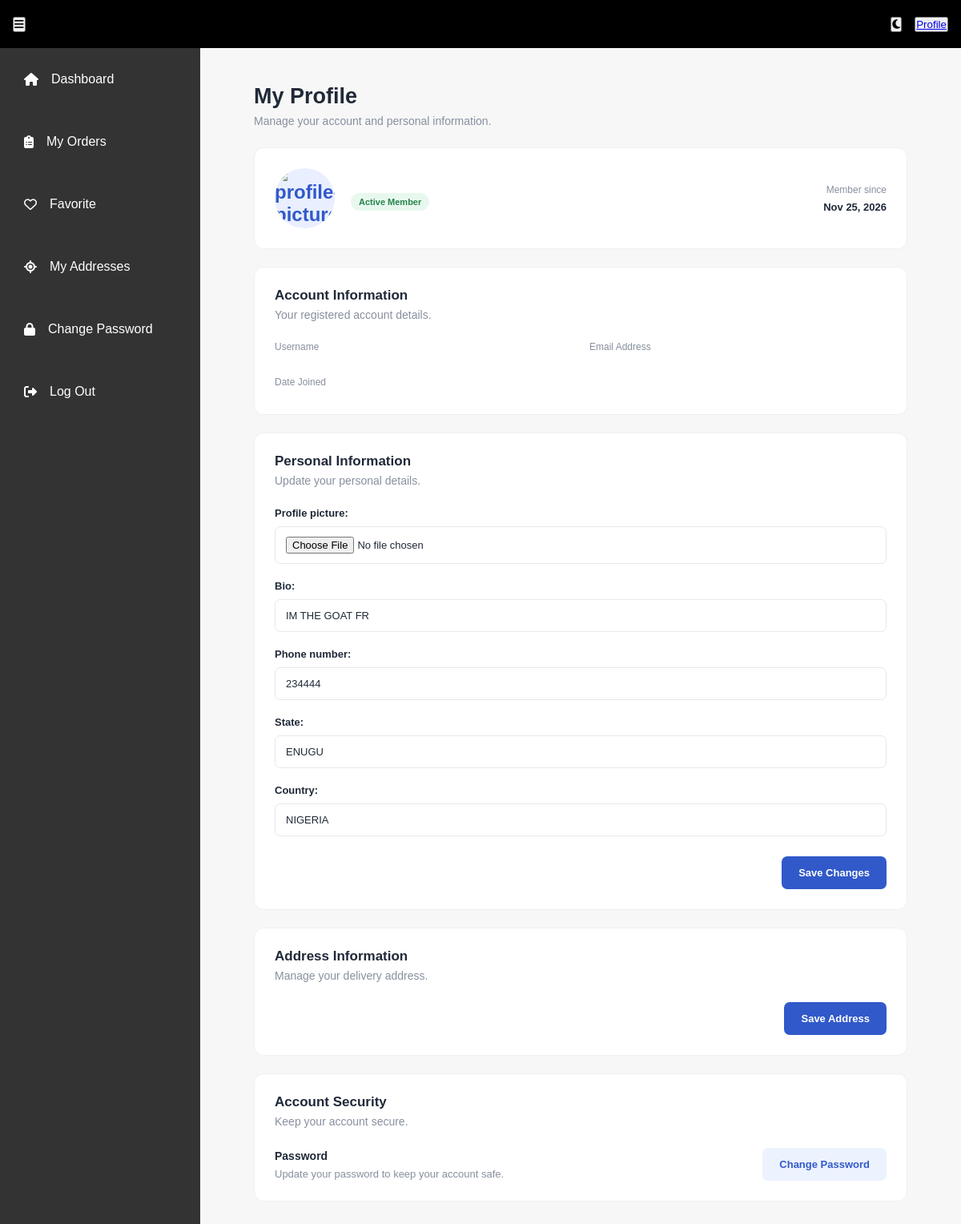
The page /accounts/profile/1/ on the database its author committed.
### users/models.py (models this page shows, shortened)
class Profile(models.Model):
    user = models.OneToOneField(User,on_delete=models.CASCADE,related_name="profile")
    profile_picture = models.FileField(null=True,blank=True,upload_to="profiles/")
    bio = models.CharField(max_length=450,null=True,blank=True)
    phone_number = models.CharField(null=True,blank=True)
    state = models.CharField(max_length=350,blank=True,null=True)
    country = models.CharField(max_length=350,blank=True,null=True)
    created_at = models.DateTimeField(auto_now_add=True)
    updated_at = models.DateTimeField(auto_now=True)

### users/profile.py (the view, shortened to what this page needs)
# urls.py: path("profile/<int:pk>/",profile.ProfileView.as_view(),name="profile"),
class ProfileView(UpdateView):
    model = Profile
    template_name = "profile.html"
    form_class = ProfileForm

### users/forms.py
class ProfileForm(forms.ModelForm):
    class Meta :
        model = Profile
        exclude = ["user"]

### core/context_processors.py (called while the page is built)
def global_site_data(request):
    ctx = {
    }
    return ctx

### users/templates/profile.html (shortened to what this page needs)
{% extends 'dashboard_base.html' %}
{% block content %}
<main class="main-content">
<div class="profile-page">
    <div class="profile-heading">
        <h1>My Profile</h1>
        <p>Manage your account and personal information.</p>
    </div>
    <section class="profile-card profile-header">
        <div class="profile-avatar">
            <img src="{{user.profile.display_photo}}" alt="profile-picture">
        </div>
        <div class="profile-header-info">
            <span class="member-badge">Active Member</span>
        </div>
        <div class="member-date">
            <span>Member since</span>
            <strong>{{object.created_at|date:"M d, Y"}}</strong>
        </div>
    </section>
    <section class="profile-card">
        <div class="section-heading">
            <div>
                <h2>Account Information</h2>
                <p>Your registered account details.</p>
            </div>
        </div>
        <div class="info-grid">
            <div class="info-item">
                <span>Username</span>
            </div>
            <div class="info-item">
                <span>Email Address</span>
            </div>
            <div class="info-item">
                <span>Date Joined</span>
            </div>
        </div>
    </section>
    <section class="profile-card">
        <div class="section-heading">
            <div>
                <h2>Personal Information</h2>
                <p>Update your personal details.</p>
            </div>
        </div>
        <form method="POST" action="" enctype="multipart/form-data">
            {{form.as_p}}
            <div class="form-actions">
                <button type="submit" class="save-btn">
                    Save Changes
                </button>
            </div>
        </form>
    </section>
    <section class="profile-card">
        <div class="section-heading">
            <div>
                <h2>Address Information</h2>
                <p>Manage your delivery address.</p>
            </div>
        </div>
        <form method="POST">
            <div class="form-actions">
                <button type="submit" class="save-btn">
                    Save Address
                </button>
            </div>
        </form>
    </section>
    <section class="profile-card">
        <div class="section-heading">
            <div>
                <h2>Account Security</h2>
                <p>Keep your account secure.</p>
            </div>
        </div>
        <div class="security-row">
            <div>
                <h3>Password</h3>
                <p>Update your password to keep your account safe.</p>
            </div>
            <a href="#" class="secondary-btn">
                Change Password
            </a>
        </div>
    </section>
</div>
</main>
{% endblock %}

### static/CSS/dashboard.css (style rules this page uses)
:root { --sidebar-width: 250px; --sidebar-collapsed-width: 70px; --transition-speed: 0.3s; --active-color: orange; }
body { margin: 0; font-family: sans-serif; display: flex; height: 100vh; overflow: hidden; transition: background-color var(--transition-speed); }
main.main-content { flex: 1; margin-left: var(--sidebar-width); padding: 2rem; padding-top: 70px; transition: margin-left var(--transition-speed); overflow-y: auto; overflow-x: hidden; }
.profile-page { width: 100%; max-width: 1100px; margin: auto; padding: 35px; color: #202938; }
.profile-heading { margin-bottom: 25px; }
.profile-heading h1 { font-size: 27px; margin-bottom: 7px; }
.profile-heading p, .section-heading p { color: #87909e; font-size: 14px; }
.profile-card { background: #fff; border: 1px solid #edf0f4; border-radius: 12px; padding: 25px; margin-bottom: 22px; }
.profile-header { display: flex; align-items: center; gap: 20px; }
.profile-avatar { width: 75px; height: 75px; min-width: 75px; border-radius: 50%; background: #e9efff; color: #3159c9; display: flex; align-items: center; justify-content: center; font-size: 24px; font-weight: 700; }
.profile-avatar img { width: 100%; height: 100%; border-radius: 50%; }
.profile-header-info { flex: 1; }
.member-badge { display: inline-block; background: #e9f8ef; color: #25834b; padding: 5px 10px; border-radius: 20px; font-size: 11px; font-weight: 600; }
.member-date { display: flex; flex-direction: column; gap: 7px; text-align: right; }
.member-date span, .info-item span { color: #87909e; font-size: 12px; }
.member-date strong, .info-item strong { font-size: 13px; }
.section-heading { margin-bottom: 25px; }
.section-heading h2 { font-size: 17px; margin-bottom: 6px; }
.info-grid { display: grid; grid-template-columns: repeat(2, minmax(0, 1fr)); gap: 22px; }
.info-item { display: flex; flex-direction: column; gap: 8px; }
.profile-card form p { display: flex; flex-direction: column; gap: 9px; margin-bottom: 20px; }
.profile-card form label { font-size: 13px; font-weight: 600; }
.profile-card form input, .profile-card form textarea, .profile-card form select { width: 100%; padding: 12px 13px; border: 1px solid #e4e8ee; border-radius: 7px; outline: none; font-size: 13px; color: #202938; box-sizing: border-box; }
.form-actions { display: flex; justify-content: flex-end; margin-top: 25px; }
.save-btn, .secondary-btn { border: none; border-radius: 7px; padding: 13px 21px; font-size: 13px; font-weight: 600; cursor: pointer; text-decoration: none; }
.save-btn { background: #3159c9; color: #fff; }
.security-row { display: flex; align-items: center; justify-content: space-between; gap: 15px; }
.security-row h3 { font-size: 14px; margin-bottom: 7px; }
.security-row p { color: #87909e; font-size: 13px; }
.secondary-btn { color: #3159c9; background: #edf2ff; white-space: nowrap; }

### static/CSS/style.css (style rules this page uses)
html, body { font-family: "Montserrat", sans-serif !important; }
* { box-sizing: border-box; margin: 0; padding: 0; }
body { font-family: Arial, sans-serif; background: #f7f7f7; color: #222; }
h2 { margin-bottom: 20px; }

### rows shown on the page
Profile: created_at "Nov 25, 2026", bio "IM THE GOAT FR", phone_number "234444", state "ENUGU", country "NIGERIA"
